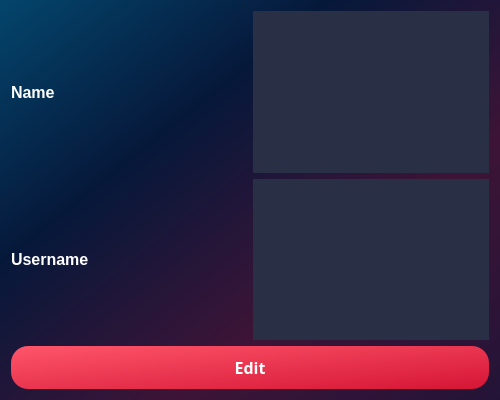
<?xml version="1.0" encoding="UTF-8"?>
<ui version="4.0">
 <class>AdminInfoPage</class>
 <widget class="QDialog" name="AdminInfoPage">
  <property name="geometry">
   <rect>
    <x>0</x>
    <y>0</y>
    <width>500</width>
    <height>400</height>
   </rect>
  </property>
  <property name="windowTitle">
   <string>Admin Info Page</string>
  </property>
  <property name="styleSheet">
   <string notr="true">/*Copyright (c) DevSec Studio. All rights reserved.

MIT License

Permission is hereby granted, free of charge, to any person obtaining a copy
of this software and associated documentation files (the &quot;Software&quot;), to deal
in the Software without restriction, including without limitation the rights
to use, copy, modify, merge, publish, distribute, sublicense, and/or sell
copies of the Software, and to permit persons to whom the Software is
furnished to do so, subject to the following conditions:

The above copyright notice and this permission notice shall be included in all
copies or substantial portions of the Software.

THE SOFTWARE IS PROVIDED *AS IS*, WITHOUT WARRANTY OF ANY KIND, EXPRESS OR
IMPLIED, INCLUDING BUT NOT LIMITED TO THE WARRANTIES OF MERCHANTABILITY,
FITNESS FOR A PARTICULAR PURPOSE AND NONINFRINGEMENT. IN NO EVENT SHALL THE
AUTHORS OR COPYRIGHT HOLDERS BE LIABLE FOR ANY CLAIM, DAMAGES OR OTHER
LIABILITY, WHETHER IN AN ACTION OF CONTRACT, TORT OR OTHERWISE, ARISING FROM,
OUT OF OR IN CONNECTION WITH THE SOFTWARE OR THE USE OR OTHER DEALINGS IN THE SOFTWARE.
*/

/*-----QWidget-----*/
QWidget
{
	background: qlineargradient(x1:0, y1:0, x2:1, y2:1, stop:0 #04456c, stop:0.33 #06183a, stop:0.67 #3d1437, stop:1 #231437);

	color: #000000;
	border-color: #000000;

}


/*-----QLabel-----*/
QLabel
{
	background-color: #292f45;
	color: #b9b9bb;
	border-color: #000000;

}


/*-----QPushButton-----*/
QPushButton
{
	background-color: #f0742f;
	color: #fff;
	font-weight: bold;
	border-style: solid;
	border-width: 1px;
	border-radius: 17px;
	border-color: #f0742f;
	padding: 10px;

}


QPushButton::hover
{
	background-color: #fc7c11;
	color: #fff;

}


QPushButton::pressed
{
	background-color: #ff6b35;
	color: #fff;

}


/*-----QToolButton-----*/
QToolButton
{
	background-color: #292f45;
	color: #000000;
	border-style: solid;
	border-color: #000000;

}


QToolButton::hover
{
	background-color: #fc7c11;
	color: #000000;
	padding: 2px;
	border-radius: 15px;
	border-color: #fc7c11;

}


QToolButton::pressed
{
	background-color: #fc7c11;
	color: #000000;
	border-style: solid;
	border-width: 2px;

}


/*-----QLineEdit-----*/
QLineEdit{
	background-color: rgb(255, 255, 255);
	color: #b9b9bb;
	font-weight: bold;
	border-style: solid;
	border-width: 2px;
	border-top: 0px;
	border-left: 0px;
	border-right: 0px;
	border-color: #b9b9bb;
	padding: 10px;

}


/*-----QCheckBox-----*/
QCheckBox
{
	background-color: transparent;
	color: #b9b9bb;
	font-weight: bold;

}


QCheckBox::indicator
{
    color: #b1b1b1;
    background-color: #00111d;
    border: 1px solid #f0742f;
    width: 12px;
    height: 12px;

}


QCheckBox::indicator:checked
{
    image:url(&quot;./ressources/check.png&quot;); /*To replace*/
	background-color: #1f2b2b;
    border: 1px solid #f0742f;

}


QCheckBox::indicator:unchecked:hover
{
    border: 1px solid #f0742f;

}


QCheckBox::disabled
{
	color: #656565;

}


QCheckBox::indicator:disabled
{
	background-color: #656565;
	color: #656565;
    border: 1px solid #656565;

}
</string>
  </property>
  <layout class="QVBoxLayout" name="verticalLayout">
   <item>
    <layout class="QHBoxLayout" name="horizontalLayout">
     <item>
      <widget class="QLabel" name="label">
       <property name="font">
        <font>
         <pointsize>-1</pointsize>
         <bold>true</bold>
        </font>
       </property>
       <property name="styleSheet">
        <string notr="true">color:#ffffff;
 font-weight: bold;
background: None;
font-size: 16px;</string>
       </property>
       <property name="text">
        <string>Name</string>
       </property>
      </widget>
     </item>
     <item>
      <widget class="QLabel" name="nameLabel">
       <property name="font">
        <font>
         <pointsize>12</pointsize>
         <bold>true</bold>
        </font>
       </property>
       <property name="text">
        <string/>
       </property>
      </widget>
     </item>
    </layout>
   </item>
   <item>
    <layout class="QHBoxLayout" name="horizontalLayout_2">
     <item>
      <widget class="QLabel" name="label_3">
       <property name="font">
        <font>
         <pointsize>-1</pointsize>
         <bold>true</bold>
        </font>
       </property>
       <property name="styleSheet">
        <string notr="true">color:#ffffff;
 font-weight: bold;
background: None;
font-size: 16px;</string>
       </property>
       <property name="text">
        <string>Username</string>
       </property>
      </widget>
     </item>
     <item>
      <widget class="QLabel" name="usernameLabel">
       <property name="font">
        <font>
         <pointsize>12</pointsize>
         <bold>true</bold>
        </font>
       </property>
       <property name="text">
        <string/>
       </property>
      </widget>
     </item>
    </layout>
   </item>
   <item>
    <widget class="QPushButton" name="editButton">
     <property name="font">
      <font>
       <family>Gilroy</family>
       <pointsize>12</pointsize>
       <bold>true</bold>
      </font>
     </property>
     <property name="styleSheet">
      <string notr="true">background: qlineargradient(spread:pad, x1:0, y1:0, x2:1, y2:1, stop:0 rgba(254, 86, 106, 255), stop:1 rgba(213, 21, 53, 255));
border: none;
font-family: Gilroy,sans-serif;
</string>
     </property>
     <property name="text">
      <string>Edit</string>
     </property>
    </widget>
   </item>
  </layout>
 </widget>
 <resources/>
 <connections/>
</ui>
